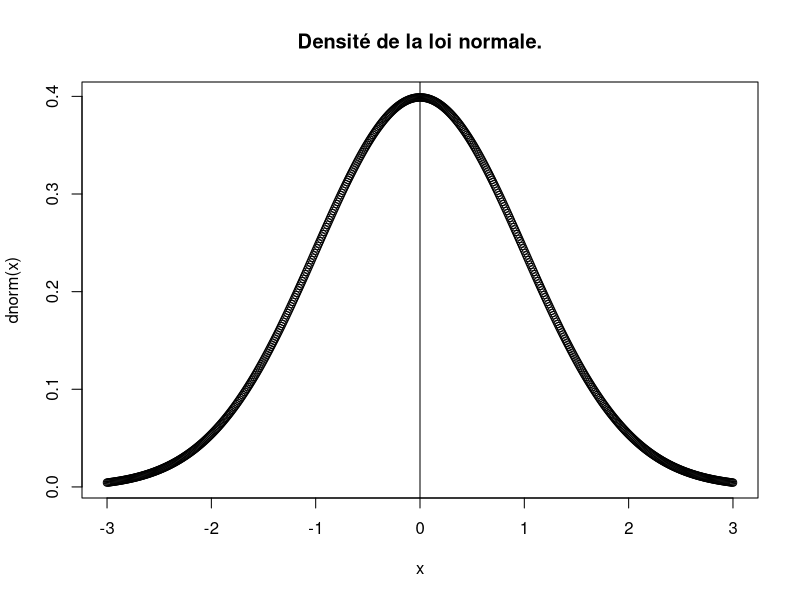
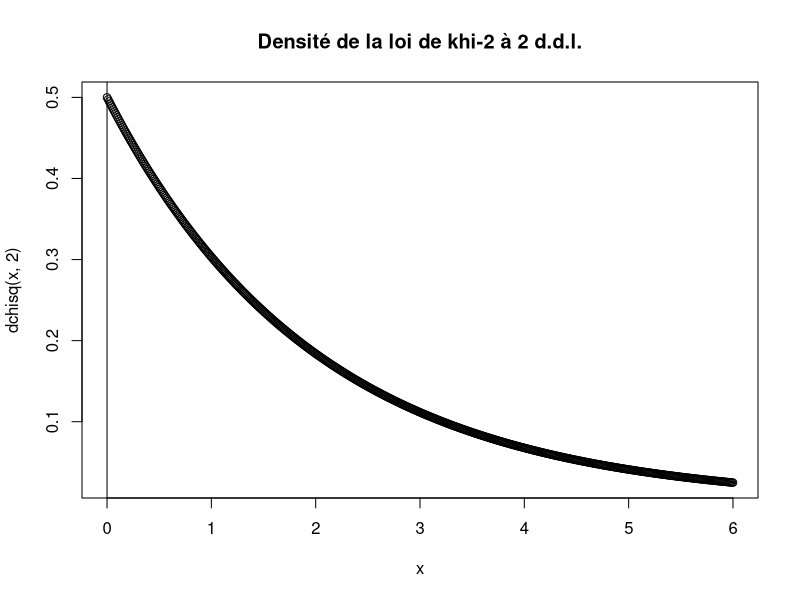
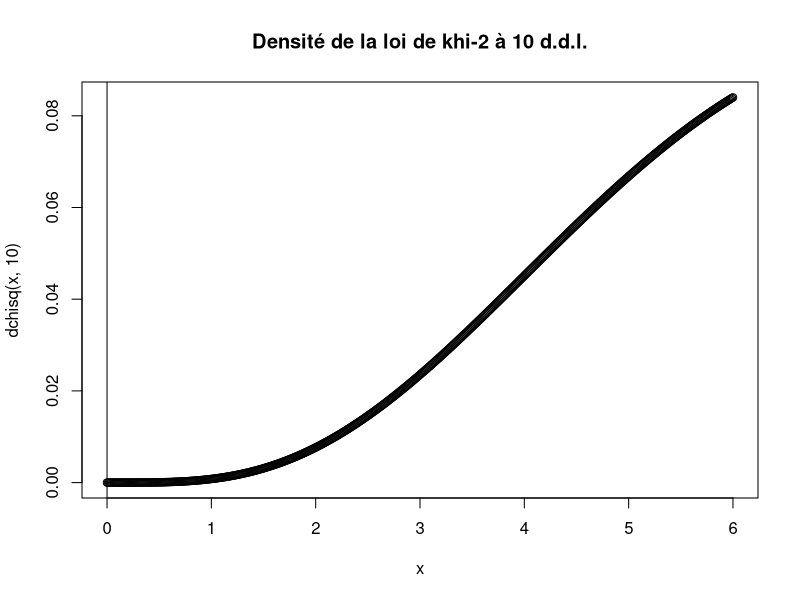
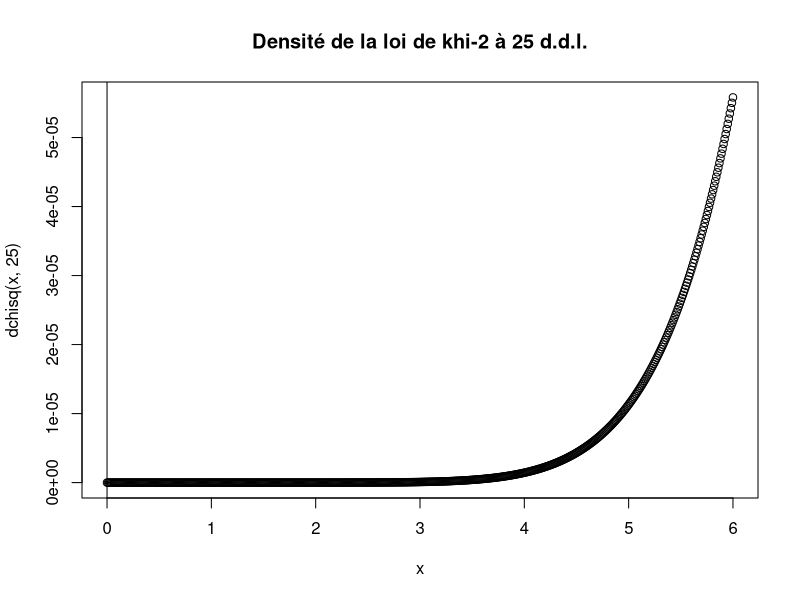
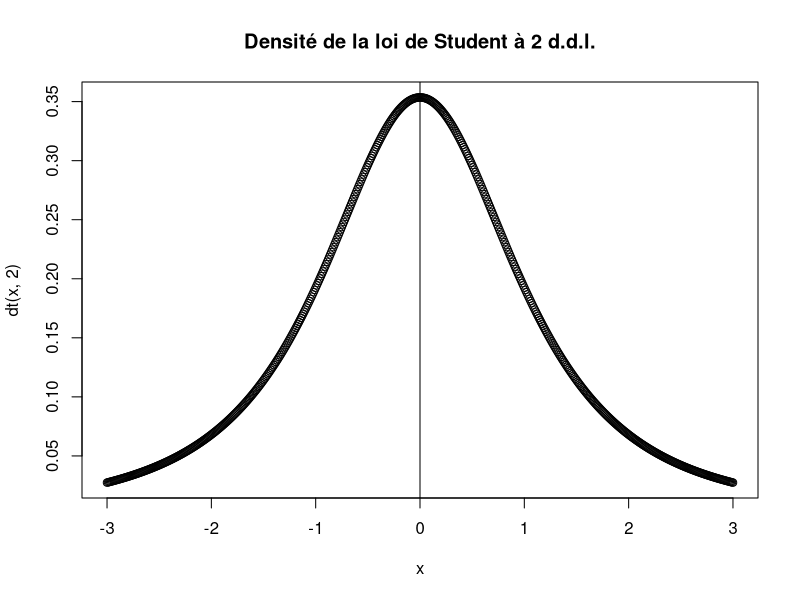
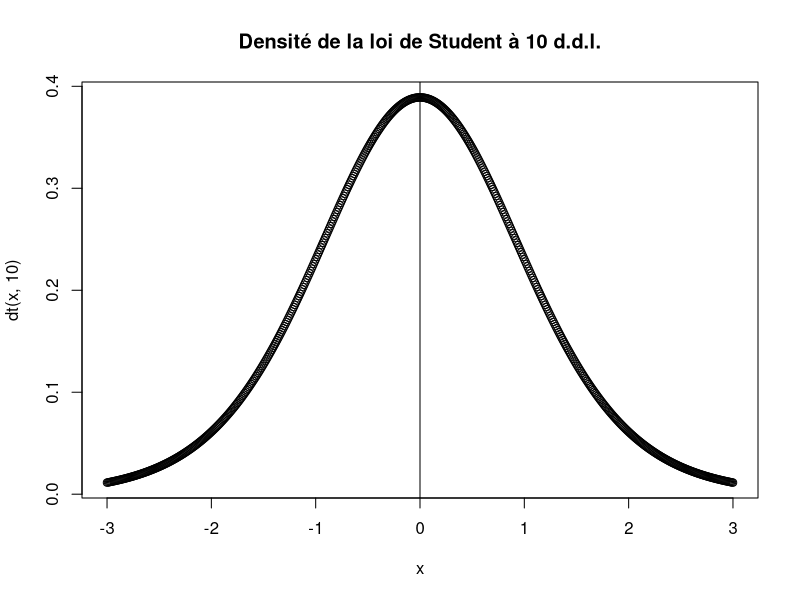
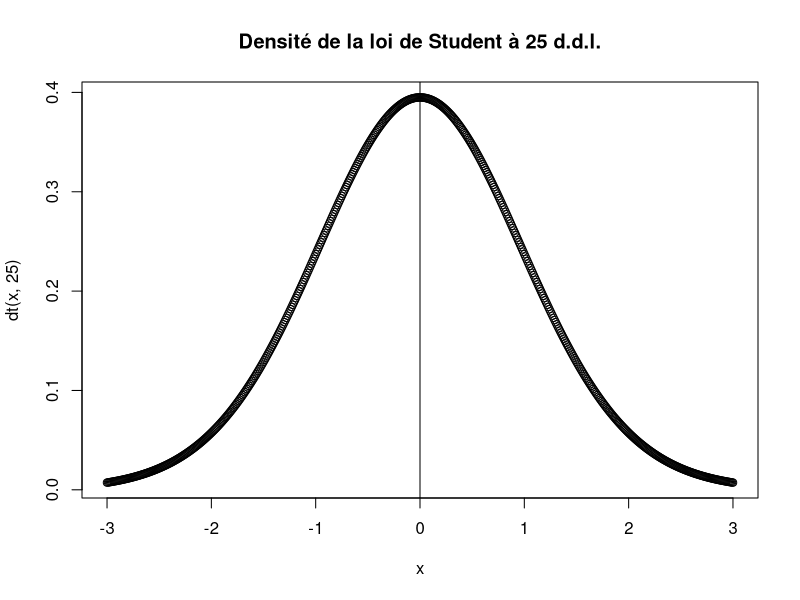
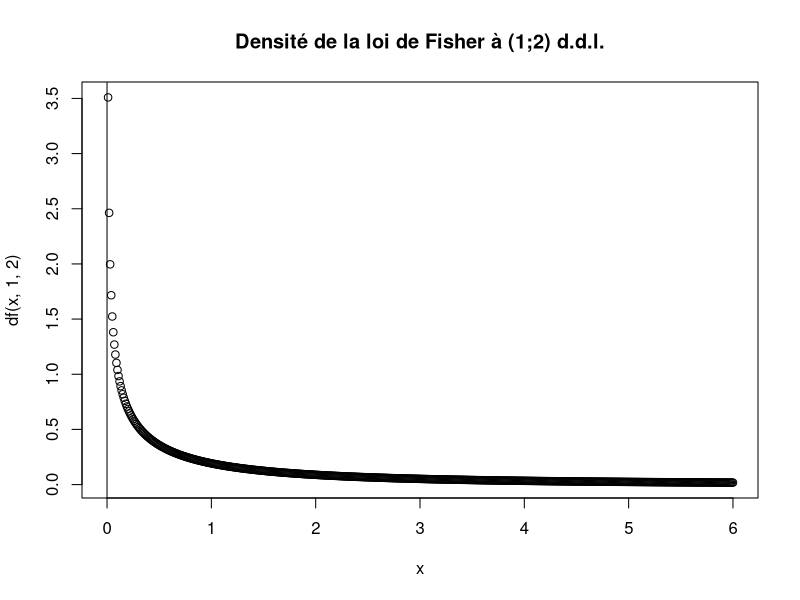

These figures' R source, in order:
## ---- chunk 1
#Activite 2
1-pnorm(1.96)
pnorm(0.5)
z <- qnorm(0.95)
z <- qnorm(0.975)
z_alpha_90 <- qnorm(1 - (1 - 0.90) / 2)
z_alpha_95 <- qnorm(1 - (1 - 0.95) / 2)
z_alpha_99 <- qnorm(1 - (1 - 0.99) / 2)
## ---- chunk 2
#Activite 3
# Définir les paramètres de la loi normale
mean <- 3
variance <- 4
stddev <- sqrt(variance)

# Calculer p(X > 1.96)
p_gt_1_96 <- 1 - pnorm(1.96, mean = mean, sd = stddev)

# Calculer p(X < 0.5)
p_lt_0_5 <- pnorm(0.5, mean = mean, sd = stddev)


# Calculer p(X > 1.96) pour uniforme [0;1]
p_gt_1_96_uniform <- ifelse(1.96 > 1, 0, 1 - 1.96)

# Calculer p(X < 0.5) pour uniforme [0;1]
p_lt_0_5_uniform <- qunif(0.90, min = 0, max = 1)

# Calculer p(X > 1.96) pour uniforme [-10;10]
p_gt_1_96_uniform_large <- ifelse(1.96 > 10, 0, (10 - 1.96) / 20)

# Calculer p(X < 0.5) pour uniforme [-10;10]
p_lt_0_5_uniform_large <- ifelse(0.5 < -10, 0, (0.5 + 10) / 20)

## ---- chunk 3
#Activite 4
x = (-300:300)/100 # ou x=seq(-3,3,1/100)
plot(x,dnorm(x))
abline(v=0)
title("Densité de la loi normale.")

x = (0:600)/100 # ou x=seq(-3,3,1/100)
plot(x,dchisq(x,2))
abline(v=0)
title("Densité de la loi de khi-2 à 2 d.d.l.")

x = (0:600)/100 # ou x=seq(-3,3,1/100)
plot(x,dchisq(x,10))
abline(v=0)
title("Densité de la loi de khi-2 à 10 d.d.l.")

x = (0:600)/100 # ou x=seq(-3,3,1/100)
plot(x,dchisq(x,25))
abline(v=0)
title("Densité de la loi de khi-2 à 25 d.d.l.")

x = (-300:300)/100 # ou x=seq(-3,3,1/100)
plot(x,dt(x,2))
abline(v=0)
title("Densité de la loi de Student à 2 d.d.l.")

x = (-300:300)/100 # ou x=seq(-3,3,1/100)
plot(x,dt(x,10))
abline(v=0)
title("Densité de la loi de Student à 10 d.d.l.")

x = (-300:300)/100 # ou x=seq(-3,3,1/100)
plot(x,dt(x,25))
abline(v=0)
title("Densité de la loi de Student à 25 d.d.l.")

x = (0:600)/100 # ou x=seq(-3,3,1/100)
plot(x,df(x,1,2))
abline(v=0)
title("Densité de la loi de Fisher à (1;2) d.d.l.")

x = (0:600)/100 # ou x=seq(-3,3,1/100)
plot(x,df(x,2,2))
abline(v=0)
title("Densité de la loi de Fisher à (2;2) d.d.l.")

x = (0:600)/100 # ou x=seq(-3,3,1/100)
plot(x,df(x,2,10))
abline(v=0)
title("Densité de la loi de Fisher à (2;10) d.d.l.")

x = (0:600)/100 # ou x=seq(-3,3,1/100)
plot(x,df(x,10,2))
abline(v=0)
title("Densité de la loi de Fisher à (10;2) d.d.l.")

x = (0:600)/100 # ou x=seq(-3,3,1/100)
plot(x,df(x,15,15))
abline(v=0)
title("Densité de la loi de Fisher à (15;15) d.d.l.")


## ---- chunk 4
#Activite 5
plot(x,dt(x,4),type='l')
abline(v=0)
title("Densité de la loi de Student à 2, 4, 10 et 25 d.d.l.")
lines(x,dt(x,2),col="red")
lines(x,dt(x,10),col="blue")
lines(x,dt(x,25),col="green")
lines(x,dnorm(x),col="violet")

legend(4,0.35,paste(c(4,2,10,25,"norm"),"degrés de liberté"),text.col=c("black","red","blue","green","violet"),col=c("black","red","blue","green","violet"),lty=1)

